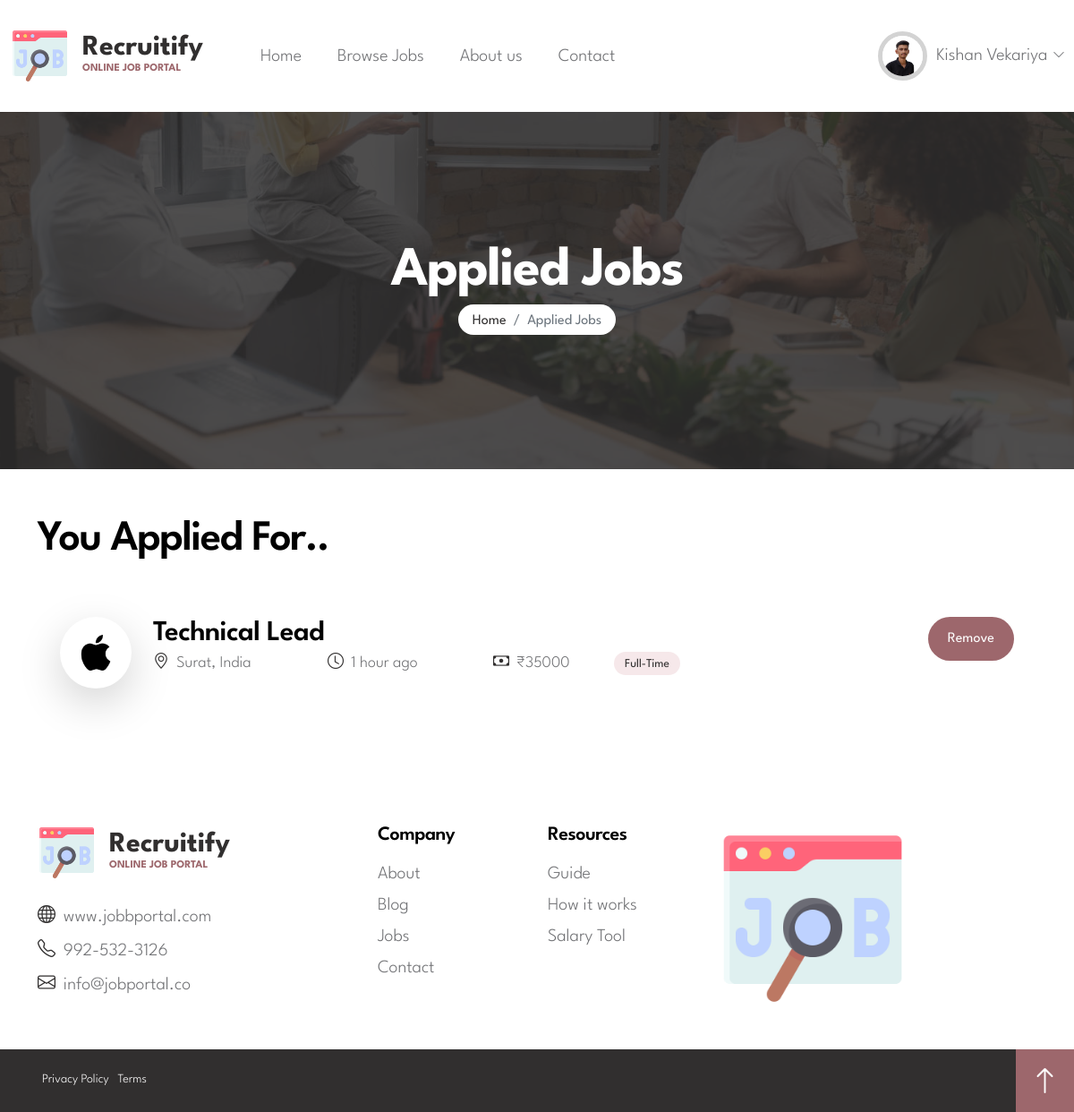
/jobseeker/job-applied.php (signed in), run on the app's committed database.
### tables this page shows
CREATE TABLE `users_tbl` (
  `User_Id` int NOT NULL,
  `User_Type` enum('Admin','Jobseeker','Employer') NOT NULL DEFAULT 'Jobseeker',
  `Company_Id` int DEFAULT NULL,
  `Branch_Id` int DEFAULT NULL,
  `Name` varchar(50) NOT NULL,
  `Email` varchar(50) NOT NULL,
  `DOB` date DEFAULT NULL,
  `Gender` enum('Male','Female','Other') DEFAULT NULL,
  `City` varchar(50) NOT NULL,
  `State` varchar(50) NOT NULL,
  `Country` varchar(100) NOT NULL,
  `Mobile` varchar(20) NOT NULL,
  `Image` text,
  `Password` varchar(15) NOT NULL,
  `Status` enum('Active','Deleted') NOT NULL DEFAULT 'Active',
  `Register_Date` datetime NOT NULL
);

CREATE TABLE `application_tbl` (
  `Application_Id` int NOT NULL,
  `User_Id` int NOT NULL,
  `Job_Id` int NOT NULL,
  `Status` enum('Pending','Accepted','Rejected') NOT NULL DEFAULT 'Pending',
  `Application_Date` datetime NOT NULL DEFAULT CURRENT_TIMESTAMP
);

CREATE TABLE `company_tbl` (
  `Company_Id` int NOT NULL,
  `Posted_by` int NOT NULL DEFAULT '6',
  `Name` varchar(50) NOT NULL,
  `Description` varchar(5000) NOT NULL,
  `Business_Stream` varchar(100) NOT NULL,
  `Establishment_Year` year NOT NULL,
  `Website` varchar(50) NOT NULL,
  `Phone` varchar(20) NOT NULL,
  `Email` varchar(50) NOT NULL,
  `Logo` text NOT NULL,
  `Main_Branch_Id` int DEFAULT NULL
);

CREATE TABLE `job_list_tbl` (
  `Job_Id` int NOT NULL,
  `Posted_By` int NOT NULL,
  `Title` varchar(50) NOT NULL,
  `Posted_Time` datetime NOT NULL,
  `Description` varchar(1000) NOT NULL,
  `Company_Id` int NOT NULL,
  `Branch_Id` int NOT NULL,
  `Type` enum('Full-Time','Part-Time','Contract') NOT NULL,
  `Requirements` text NOT NULL,
  `Benefits` text NOT NULL,
  `Salary` int NOT NULL,
  `Image` text NOT NULL,
  `Is_Internship` tinyint(1) NOT NULL DEFAULT '0',
  `Status` enum('Active','Deleted') DEFAULT 'Active'
);

CREATE TABLE `branch_tbl` (
  `Branch_Id` int NOT NULL,
  `Company_Id` int NOT NULL,
  `Address` text NOT NULL,
  `City` varchar(50) NOT NULL,
  `State` varchar(50) NOT NULL,
  `Country` varchar(50) NOT NULL DEFAULT 'India',
  `Phone` varchar(20) DEFAULT NULL,
  `Email` varchar(50) DEFAULT NULL
);

### time-ago.php (called while the page is built, shortened)
<?php
function get_timeago($ptime)
{
    $estimate_time = time() - $ptime;
    $conditions = array(
        12 * 30 * 24 * 60 * 60 => 'year',
        30 * 24 * 60 * 60      => 'month',
        24 * 60 * 60           => 'day',
        60 * 60                => 'hour',
        60                     => 'min',
        1                      => 'second'
    );
    foreach ($conditions as $secs => $str) {
        $d = $estimate_time / $secs;
        if ($d >= 1) {
            $r = floor($d);
            return $r . ' ' . $str . ($r > 1 ? 's' : '') . ' ago';
        }
    }
}
?>

### jobseeker/job-applied.php (the view, shortened to what this page needs)
<!doctype html>
<html lang="en">
    <head>
        <link href="../css/bootstrap.min.css" rel="stylesheet">
        <link href="../css/bootstrap-icons.css" rel="stylesheet">
        <link href="../css/owl.carousel.min.css" rel="stylesheet">
        <link href="../css/owl.theme.default.min.css" rel="stylesheet">
        <link href="tooplate-Recruitify-job.css" rel="stylesheet">
    </head>
    <body class="job-listings-page" id="top">
    <?php include "navbar.php"?>
        <main>
            <header class="site-header">
                <div class="section-overlay"></div>
                <div class="container">
                    <div class="row">
                        <div class="col-lg-12 col-12 text-center">
                            <h1 class="text-white">Applied Jobs</h1>
                            <nav aria-label="breadcrumb">
                                <ol class="breadcrumb justify-content-center">
                                    <li class="breadcrumb-item"><a href="index.php">Home</a></li>
                                    <li class="breadcrumb-item active" aria-current="page">Applied Jobs</li>
                                </ol>
                            </nav>
                        </div>
                    </div>
                </div>
            </header>
            <section class="job-section section-padding">
                <div class="container">
                    <div class="row align-items-center">
                        <div class="col-lg-6 col-12 mb-lg-4">
                            <h2>You Applied For..</h2>
                        </div>
                            <?php
                                include '../time-ago.php';
                                $sql = "SELECT a.Application_Id, j.Job_Id, j.Title AS Job_Title, j.Type AS Job_Type, j.Salary, j.Posted_Time, c.Name AS Company_Name, b.City AS Job_City, b.Country AS Job_Country, c.Logo AS Company_Logo FROM application_tbl a left JOIN job_list_tbl j ON a.Job_Id = j.Job_Id left join branch_tbl b on b.Branch_id = j.Branch_Id  left JOIN company_tbl c ON b.Company_Id = c.Company_Id WHERE a.User_Id ='$_SESSION[user_id]'";
                                $data = mysqli_query($con, $sql);
                                if (mysqli_num_rows($data)) {
                                    while ($result = mysqli_fetch_array($data)) {
                                        $timeago = get_timeago(strtotime($result['Posted_Time']));
                                        echo '
                                        <div class="col-lg-12 col-12">
                                            <div class="job-thumb d-flex">
                                                <div class="job-image-wrap bg-white shadow-lg">
                                                    <img src="../'.$result['Company_Logo'].'" class="job-image img-fluid" alt="">
                                                </div>
                                                <div class="job-body d-flex flex-wrap flex-auto align-items-center ms-4">
                                                    <div class="mb-3">
                                                        <h4 class="job-title mb-lg-0">
                                                            <a href="job-details.php?job_id='.$result['Job_Id'].'" class="job-title-link">'.$result['Job_Title'].'</a>
                                                        </h4>
                                                        <div class="d-flex flex-wrap align-items-center">
                                                            <p class="job-location mb-0">
                                                                <i class="custom-icon bi-geo-alt me-1"></i>
                                                                '.$result['Job_City'].', '.$result['Job_Country'].'
                                                            </p>
                                                            <p class="job-date mb-0">
                                                                <i class="custom-icon bi-clock me-1"></i>
                                                                '.$timeago.'
                                                            </p>
                                                            <p class="job-price mb-0">
                                                                <i class="custom-icon bi-cash me-1"></i>
                                                                &#8377;'.$result['Salary'].'
                                                            </p>
                                                            <div class="d-flex">
                                                                <p class="mb-0">
                                                                    <a class="badge" width="30%">'.$result['Job_Type'].'</a>
                                                                </p>
                                                            </div>
                                                        </div>
                                                   </div>
                                                </div>
                                                <div class="job-section-btn-wrap">
                                                    <form method="post">
                                                        <input type="hidden" name="job_id" value="'.$result['Job_Id'].'">
                                                        <button type="submit" name="remove" class="custom-btn btn">Remove</button>
                                                    </form>
                                                </div>
                                            </div>
                                        </div>';
                                    }
                                } else {
                                    echo '<p>No applied jobs found.</p>';
                                }
                            ?>
                    </div>
                </div>
            </section>
        </main>
        <?php include "footer.php"; ?>
    </body>
</html>

### jobseeker/navbar.php (shortened to what this page needs)
<?php
include '../db/db-connect.php';
?>
<!DOCTYPE html>
<html lang="en">
<head>
</head>
<body>
    <nav class="navbar navbar-expand-lg">
        <div class="container">
            <a class="navbar-brand d-flex align-items-center" href="index.php" style="margin-left:-30px">
                <img src="../images/logo.png" class="img-fluid logo-image">
                <div class="d-flex flex-column">
                    <strong class="logo-text">Recruitify</strong>
                    <small class="logo-slogan">Online Job Portal</small>
                </div>
            </a>
            <div class="collapse navbar-collapse" id="navbarNav" style="margin-left:-20px">
                <ul class="navbar-nav align-items-center ms-lg-5">
                    <li class="nav-item">
                        <a class="nav-link" href="index.php">Home</a>
                    </li>
                    <li class="nav-item">
                        <a class="nav-link" href="job-listings.php">Browse Jobs</a>
                    </li>
                    <li class="nav-item">
                        <a class="nav-link" href="about.php">About us</a>
                    </li>
                    <li class="nav-item">
                        <a class="nav-link" href="contact.php">Contact</a>
                    </li>
                    <?php
                    if ($_SESSION['user_id']) {
                        $sql = "select Name, Image from Users_tbl where User_Id='$_SESSION[user_id]'";
                        $data = mysqli_query($con, $sql);
                        $result = mysqli_fetch_array($data);
                        $img = $result['Image'];
                        if (isset($_SESSION['username'])) {
                            $use = $_SESSION['username'];
                        }
                        echo '
                             <li class="nav-item ms-lg-auto dropdown" style="margin-right:-50px">
                                <a class="nav-link dropdown-toggle" id="navbarLightDropdownMenuLink" role="button" data-bs-toggle="dropdown" aria-expanded="false"><img class="avatar-image img-fluid"  style="border:5px solid lightgray;height:55px;width:55px" src="../' . $img . '" alt="Image" href="profile.php">&ensp;' . $use . '</a>
                                <ul class="dropdown-menu dropdown-menu-light" aria-labelledby="navbarLightDropdownMenuLink">
                            <li><a class="dropdown-item" href="profile.php">My Profile</a></li>
                            <li><a class="dropdown-item" href="job-applied.php">Applied jobs</a></li>
                            <li><a class="dropdown-item" href="../logout.php">Log out</a></li>
                        </ul>
                        </li>';
                    }
                    ?>
                </ul>
            </div>
        </div>
    </nav>

### data on the page
users_tbl: Image (picture)
application_tbl: company_tbl.Logo (picture), Job_Id.Title "Technical Lead", branch_tbl.City "Surat", branch_tbl.Country "India", Job_Id.Posted_Time "1 hour ago", Job_Id.Salary "35000", Job_Id.Type "Full-Time"

### other printed values
$use "Kishan Vekariya"
